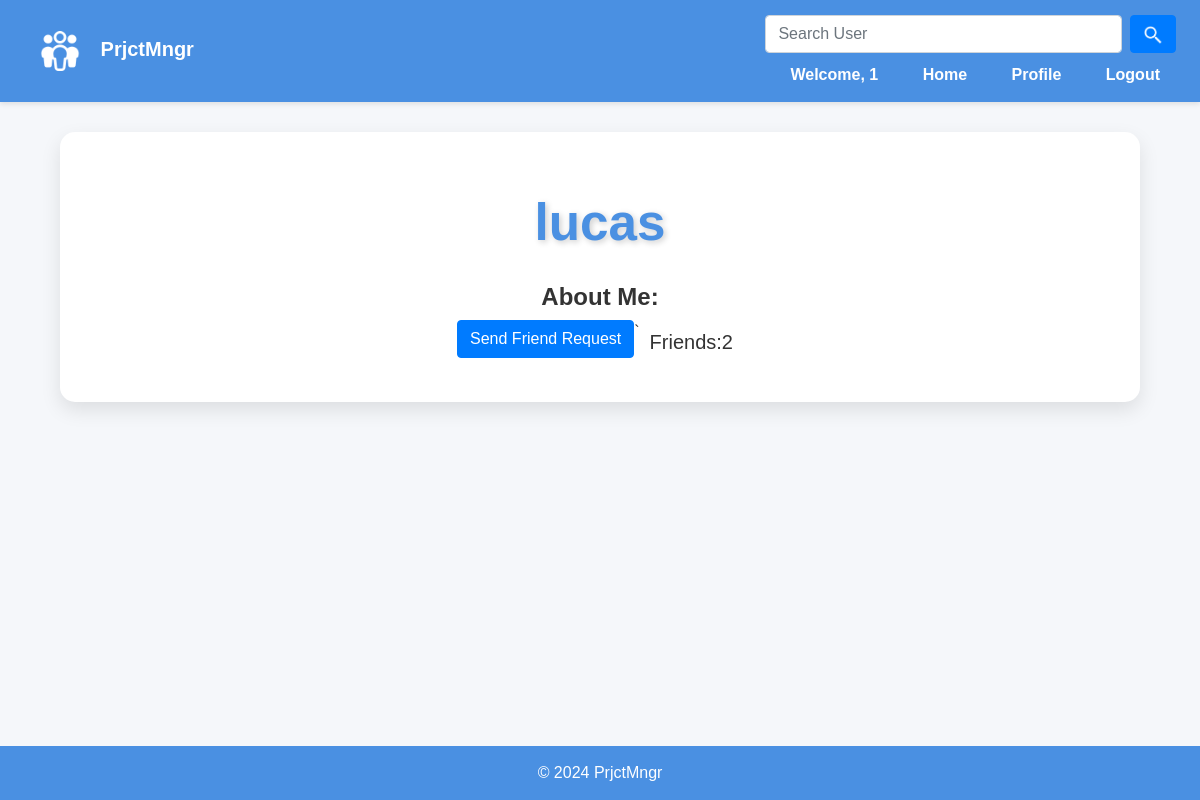
/profile/lucas (signed in), run on an earlier commit of the app's database.
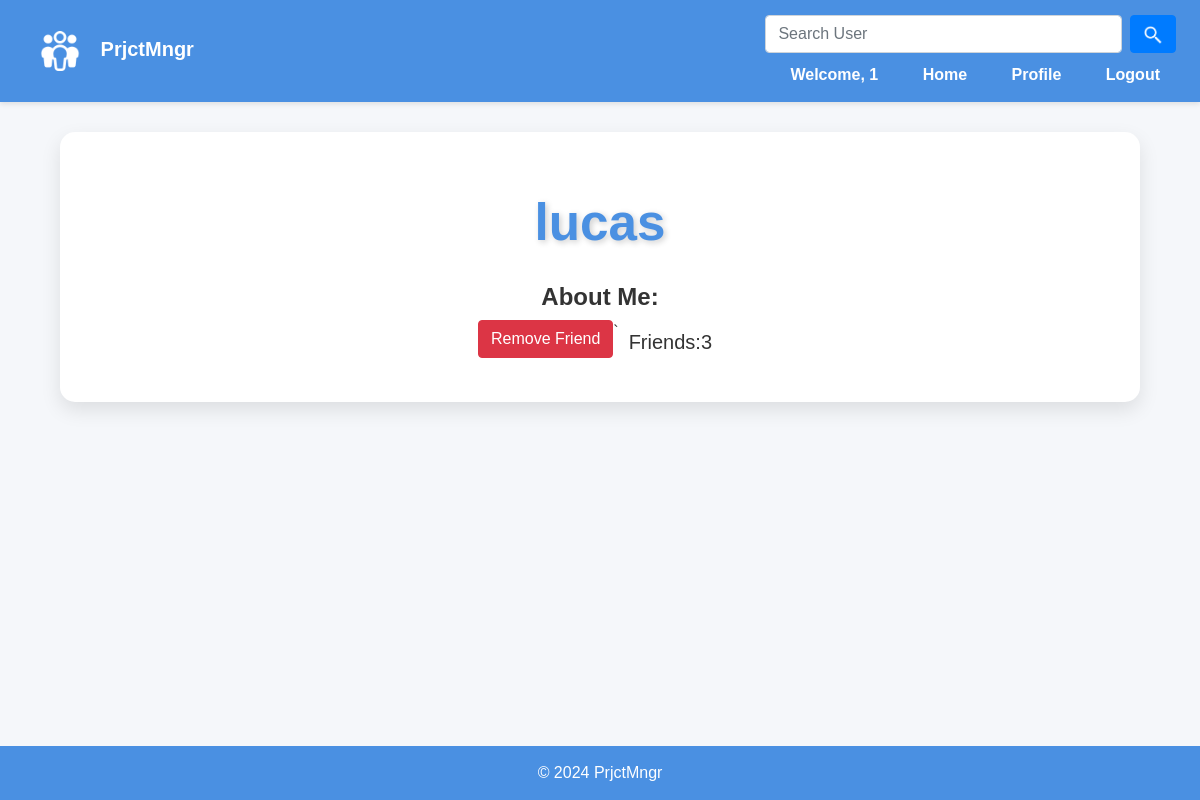
And on a later commit of the database.
### team/models.py (models this page shows)
class User(AbstractUser):
    friends = models.ManyToManyField('self', related_name='friends', blank=True)
    bio = models.TextField()

### team/views.py (the view)
# urls.py: path('profile/<str:username>', views.profile, name='profile'),
@csrf_exempt
def profile(request,username):
        user = User.objects.get(username=username)
        if(request.user==user):
            friend_requests = FriendRequest.objects.filter(receiver=user)
            return render(request,"profile.html",{"profile_user":user,"friend_requests":friend_requests})
        try:
            friend_request_received=FriendRequest.objects.get(sender=user,receiver=request.user)
        except FriendRequest.DoesNotExist:
            friend_request_received = None
        try:
            friend_request_sent = FriendRequest.objects.get(receiver=user,sender=request.user)
        except FriendRequest.DoesNotExist:
            friend_request_sent = None
        return render(request,"profile.html",{"profile_user":user,"friend_request_received":friend_request_received,"friend_request_sent":friend_request_sent})

### team/templates/profile.html (shortened to what this page needs)
{% extends "layout.html" %}
{% load static %}
{% block body %}
    <div id="profile_info_div" style='justify-items: center; text-align: center;'>
        <h1 id="profile_username">{{ profile_user.username }}</h1>
        <h4 style="font-weight: bold">About Me:</h4>
        <div style="justify-content:center" class="row">
             {% if user == profile_user %}
                <button id="edit_profile" class="btn btn-outline-primary" >Edit Profile</button>
            {% elif user in profile_user.friends.all %}
                <form action="{% url 'remove_friend' profile_user.username %}" method="POST">
                    <button class="btn btn-danger">Remove Friend</button>
                </form>
            {% elif friend_request_sent %}
                <form action="{% url 'remove_friend_request' profile_user.username %}" method="POST">
                    {% csrf_token %}
                    <button class="btn btn-warning">Cancel Friend Request</button>
                </form>
            {% elif friend_request_received %}
                <form action="{% url 'accept_friend_request' profile_user.username %}" method="POST">
                    {% csrf_token %}
                    <button class="btn btn-success">Accept Friend Request</button>
                </form>
            {% else %}
                <form action="{% url 'friend_request' profile_user.username %}" method="POST">
                    <button class="btn btn-primary">Send Friend Request</button>
                </form>
            {% endif %}`
            <div style="margin:10px" class="row">
                <h5>Friends: </h5><h5 id="friend_count" value="{{ profile_user.friends.count }}">{{ profile_user.friends.count }}</h5>
            </div>
        </div>
    </div>
{% endblock %}

What changed in the data, as far as the page shows it:
changed User "lucas": friends.count "2" → "3"
Also different on the page:
text no longer shown: "Send Friend Request"
text now shown: "Remove Friend"
